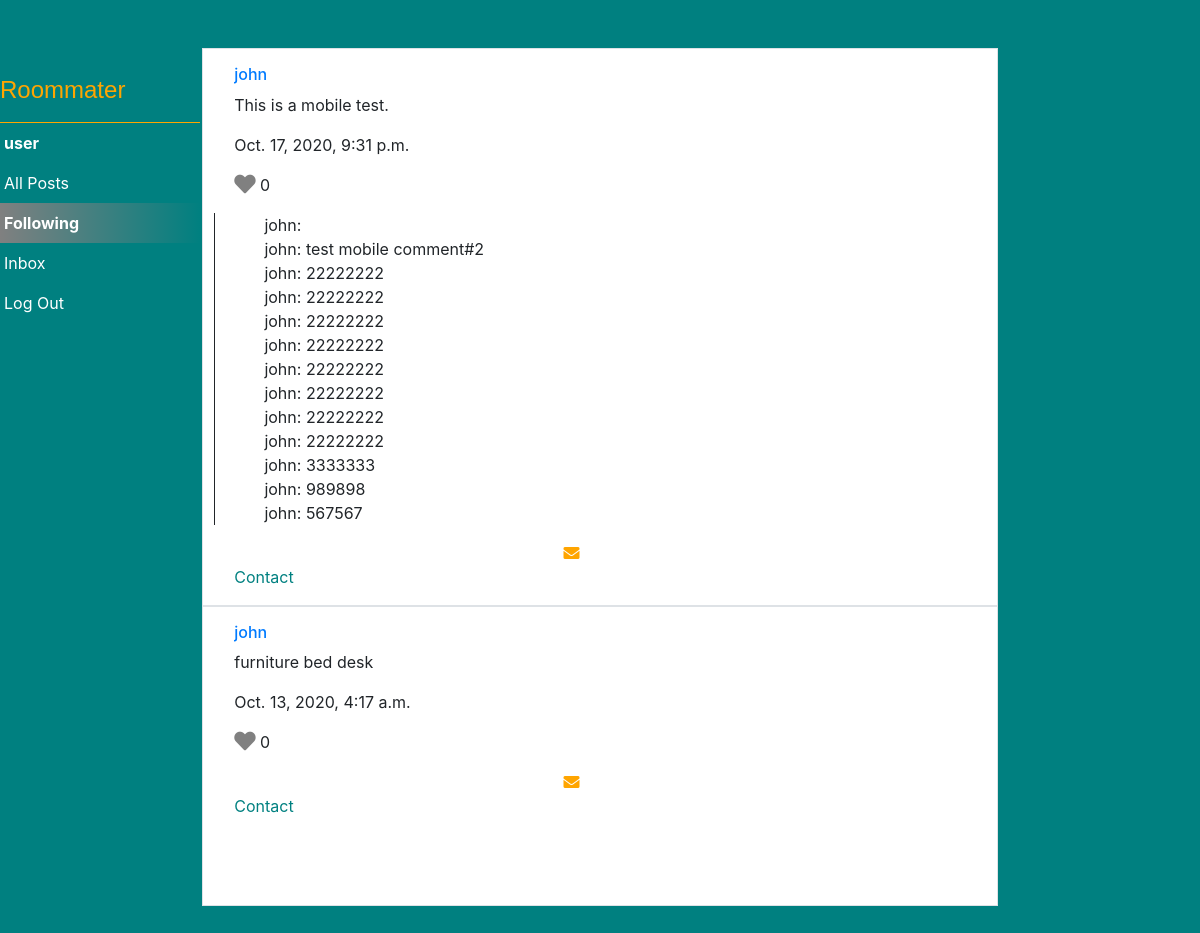
The app's page /following (signed in) with its own data.
### network/models.py (models this page shows, shortened)
class User(AbstractUser):
    pass

class Post(models.Model):
    user = models.ForeignKey(User, on_delete = models.CASCADE, related_name="post_user")
    text = models.TextField()
    time = models.DateTimeField(auto_now_add=True)
    title = models.CharField(max_length=100, default='')
    likes = models.ForeignKey(Like, null=True, blank=True, on_delete = models.CASCADE, related_name="post_likes")
    price = models.PositiveIntegerField(blank=True)
    comments = models.ManyToManyField(Comment, blank=True, related_name="post_comments")
    closed = models.BooleanField(default=False)
    pictures = models.ImageField(blank=True, null=True)
    pictures2 = models.ImageField(blank=True, null=True)
    pictures3 = models.ImageField(blank=True, null=True)
    pictures4 = models.ImageField(blank=True, null=True)

class Like(models.Model):
    users = models.ManyToManyField(User, related_name="like_users")
    num = models.PositiveIntegerField(default=0)

class Comment(models.Model):
    user = models.ForeignKey(User, blank=True, on_delete = models.CASCADE, related_name="comment_user")
    comment = models.TextField()

### network/views.py (the view, shortened to what this page needs)
# urls.py: path("following", views.following, name="following"),
@login_required(redirect_field_name='following', login_url='/login')
def following(request):
    try:
        f = Following.objects.get(user=request.user)
    except Following.DoesNotExist:
        nf = Following(user=request.user)
        nf.save()
    if request.method == 'GET':
        uf = Following.objects.filter(user=request.user).values_list('following', flat=True)
        all_posts = Post.objects.filter(user__id__in=uf).order_by('-time')
        page = request.GET.get('page', 1)
        paginator = Paginator(all_posts, 10)
        try:
            posts = paginator.page(page)
        except PageNotAnInteger:
            posts = paginator.page(1)
        except EmptyPage:
            posts = paginator.page(paginator.num_pages)
        comment_form = CommentForm(initial={'user': request.user})
        return render(request, 'network/following.html', {'posts': posts, 'comment_form': comment_form})

### network/templates/network/following.html (shortened to what this page needs)
{% extends "network/layout.html" %}
{% load static %}
{% block body %}
    {% if user.is_authenticated %}
        <h2>{{ user.username }}</h2>
        <div id="posts">
            {% for post in posts %}
                <div class='row border mx-auto p-3' id="post">
                    <div class="col-sm-12">
                        <h6><a href="{% url 'profile' post.user.id %}">{{ post.user }}</a></h6>
                        <p>{{ post.text }}</p>
                        <p id="time">{{ post.time }}</p>
                        <p>
                            {% if request.user in post.likes.users.all %}
                                <a href="">
                                    <i class="fas fa-heart fa-lg" name="heart" id="{{ post.id }}" style="color:red;"></i>
                                </a>
                            {% else %}
                                <a href="">
                                    <i class="fas fa-heart fa-lg" name="heart" id="{{ post.id }}" style="color:gray;"></i>
                                </a>
                            {% endif %}
                            <span class="num-like" id="{{ post.id }}">{{ post.likes.num }}</span>
                        </p>
                        <ul id="comments">
                            {% for c in post.comments.all %}
                                <li>{{ c.user }}: {{ c.comment }}</li>
                            {% endfor %}
                        </ul>
                        <a style="color:teal;"href="" class="comment" id="{{ post.id }}"><i class="fas fa-envelope" style="color:orange;"></i> Contact</a>
                    </div>
                </div>
            {% endfor %}
        </div>
    </div>
    {% endif %}
{% endblock %}

### network/templates/network/layout.html (shortened to what this page needs)
{% load static %}
<!DOCTYPE html>
<html lang="en">
    <head>
        <link rel="stylesheet" href="https://stackpath.bootstrapcdn.com/bootstrap/4.4.1/css/bootstrap.min.css">
        <link href="{% static 'network/styles.css' %}" rel="stylesheet">
        <link rel="stylesheet" href="https://use.fontawesome.com/releases/v5.14.0/css/solid.css">
        <link rel="stylesheet" href="https://use.fontawesome.com/releases/v5.14.0/css/fontawesome.css">
    </head>
    <body>
        <div class="bd-sidebar border-bottom-0" id="sidebar-wrapper">
            <nav id="navbar_items">
            <a id="website_title"href="#">Roommater</a>
              <ul class="navbar-nav">
                {% if user.is_authenticated %}
                    <li id="username_link" class="nav-item">
                        <a class="nav-link" href="#"><strong>{{ user.username }}</strong></a>
                    </li>
                     <li class="nav-item" id="all_posts_block">
                  <a class="nav-link" id="all_posts_link"href="{% url 'index' %}">All Posts</a>
                </li>
                    <li class="nav-item" id="following_block">
                        <a class="nav-link" id="following_link" href="{% url 'following' %}">Following</a>
                    </li>
                    <li class="nav-item" id="inbox">
                        <a class="nav-link" href="{% url 'inbox'%}">Inbox</a>
                    </li>
                    <li class="nav-item" id="logout_link">
                        <a class="nav-link" href="{% url 'logout' %}">Log Out</a>
                    </li>
                {% endif %}
              </ul>
            </nav>
          </div>
        <div class="container-fluid">
            {% block body %}
            {% endblock %}
    </body>
</html>

### network/static/network/styles.css (style rules this page uses)
#website_title { color: orange; float: center; margin-bottom: 50px; line-height: 60px; font-family: 'Arial Narrow Bold', sans-serif; font-size: x-large; }
@media only screen and (min-width: 601px) { #navbar_items { background-color: teal; position:fixed; top:0; min-width: 200px; padding-top: 5%; margin-left: 0%; min-height: 400px; margin-right: 10%; } }
@media only screen and (min-width: 601px) { html, body { background-color: teal; min-height: 400px; margin-top:3%; width: 100%; height: 100%; margin:0; } }
@media only screen and (min-width: 601px) { li { padding-left: 2%; } }
@media only screen and (min-width: 601px) { #posts { background-color: white; max-width: 68%; margin-top: 10px; margin-left: auto; margin-right:auto; min-width: 700px; min-height: 500px; position:relative; } }
@media only screen and (min-width: 601px) { .comment { margin-right: 55%; margin-left: 45%; } }
.nav-link { color:white; padding-left: 10px; }
#username_link { border-top: 1px solid orange; margin-top: 1%; }
#post { border-bottom: 2px teal; min-height: 300px; }
#comments { max-width: 500px; list-style-type: none; margin-left: -20px; border-left: 1px solid; }

### records on screen
User: username "user"
Post: user "john", text "This is a mobile test.", time "Oct. 17, 2020, 9:31 p.m.", likes.num "0"
Comment: user "john"
Comment: user "john", comment "test mobile comment#2"
Comment: user "john", comment "22222222"
Comment: user "john", comment "22222222"
Comment: user "john", comment "22222222"
Comment: user "john", comment "22222222"
Comment: user "john", comment "22222222"
Comment: user "john", comment "22222222"
Comment: user "john", comment "22222222"
Comment: user "john", comment "22222222"
Comment: user "john", comment "3333333"
Comment: user "john", comment "989898"
Comment: user "john", comment "567567"
Post: user "john", text "furniture bed desk", time "Oct. 13, 2020, 4:17 a.m.", likes.num "0"
